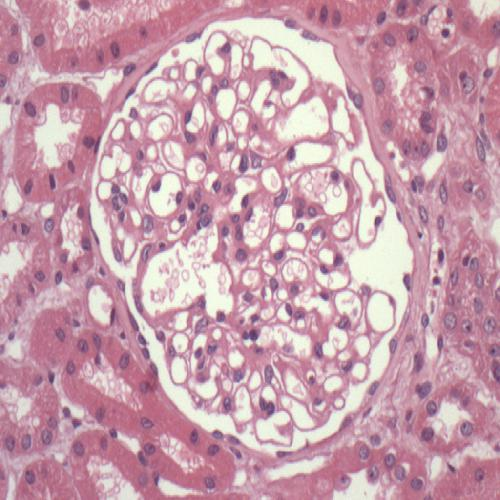
#> input picture computer vision projects/desafio/test.jpg, 500 x 500 px
$ python 160056802_desafio1.py
#> lines starting #> are read from the running program, lines starting #| are printed output that depends on the picture; after the words box and inside, x2 and y2 are one past the last pixel; in counts of white or black regions, pixels touching at a corner belong together
# C骴igo feito por Vitor Moraes Dellamora

import cv2
import numpy as np

blue = 0
green = 0
red = 0

range_h = 3
range_s = 100
range_v = 180

target_h = 127#127
target_s = 100
target_v = 200

def click_event(event, x , y, flags, param):
	if event == cv2.EVENT_LBUTTONDOWN:
		global target_h
		global target_s
		global target_v
		target_h = hsv[y, x, 0]
		target_s = hsv[y, x, 1]
		target_v = hsv[y, x, 2]

		print(str(target_h), ', ', str(target_s), ', ', str(target_v))

def within_range(value, target, margem):
	# margem = 5
	return value >= target-margem and value <= target+margem


#in铆cio
cap = cv2.VideoCapture(0) # acessa a c芒mera
fundo = cv2.imread('test.jpg') #carrega imagem que ser谩 utilizada no fundo
#> fundo is the input picture: shape (500, 500, 3); mean B, G, R 173.3, 159.2, 200.5
fundo = cv2.resize(fundo, (640, 480)) # redimensiona pro tam dos frames do v铆deo
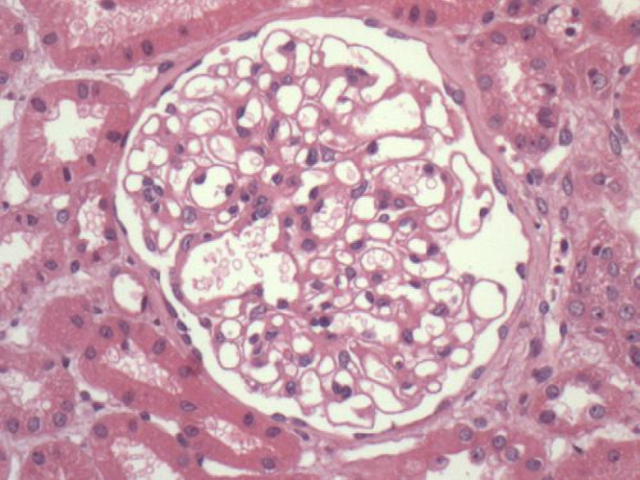
#> fundo: shape (480, 640, 3); mean B, G, R 173.2, 159, 200.3

#loop de execu莽茫o do v铆deo da webcam
while(cap.isOpened()):
    ret, frame = cap.read() # pega o frame da vez
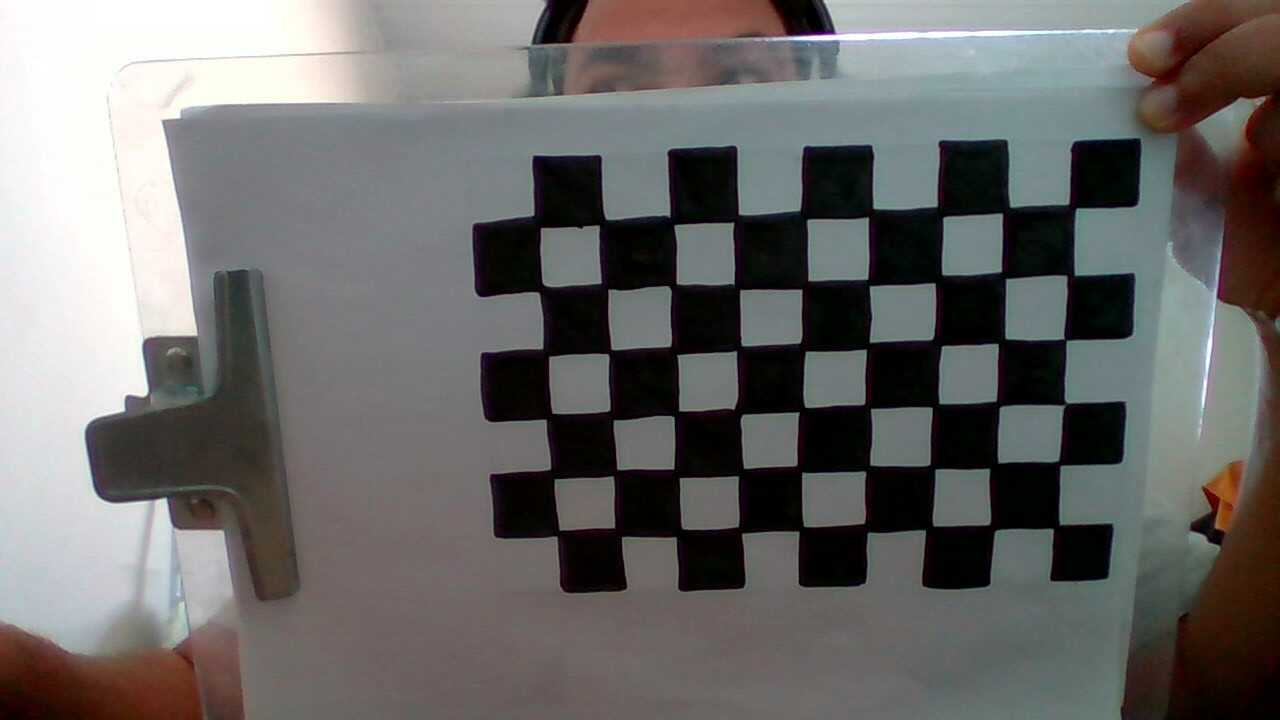
#> input picture computer vision projects/desafio/img/my_photo-10.jpg, 1280 x 720 px, given in place of the camera
#> frame is the input picture: shape (720, 1280, 3); mean B, G, R 105.2, 106.4, 107.8

    kernel = np.ones((3,3),np.float32)/25
    dst = cv2.filter2D(frame,-1,kernel)
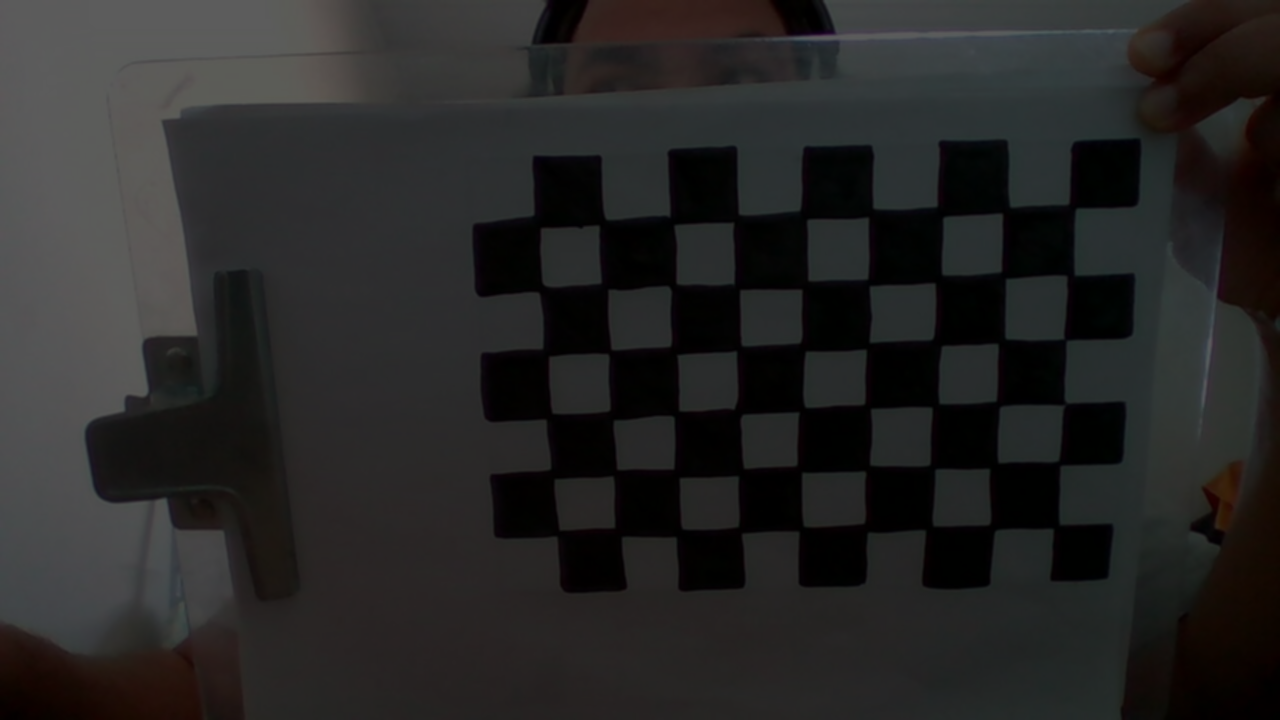
#> dst: shape (720, 1280, 3); mean B, G, R 37.9, 38.3, 38.8

    hsv = cv2.cvtColor(dst, cv2.COLOR_BGR2HSV)# converte pra HSV
#> hsv: shape (720, 1280, 3); mean H, S, V 60.7, 61.4, 40.7

    lower_green = np.array([target_h - range_h, target_s - range_s, target_v - range_v])
    upper_green = np.array([target_h + range_h, target_s + range_s, target_v + range_v])
    mask = cv2.inRange(hsv, lower_green, upper_green)
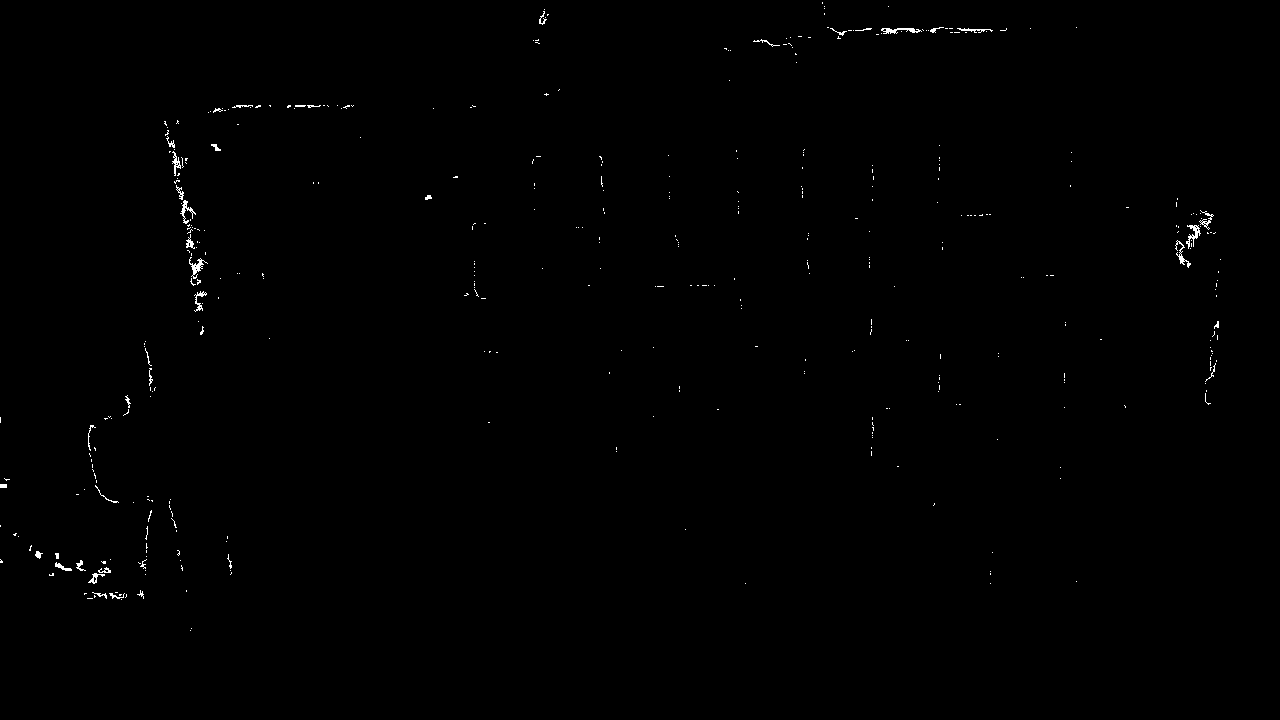
#> mask: shape (720, 1280); 0.34% white in thin lines or dots, all inside (x1, y1, x2, y2) = (0, 2, 1221, 631)
    mask_inv = cv2.bitwise_not(mask)


	# bg = cv2.bitwise_and(frame, frame, mask=mask)
    fg = cv2.bitwise_and(frame, frame, mask=mask_inv)
#> (the run stopped early here; a loop or call above may not have finished)
